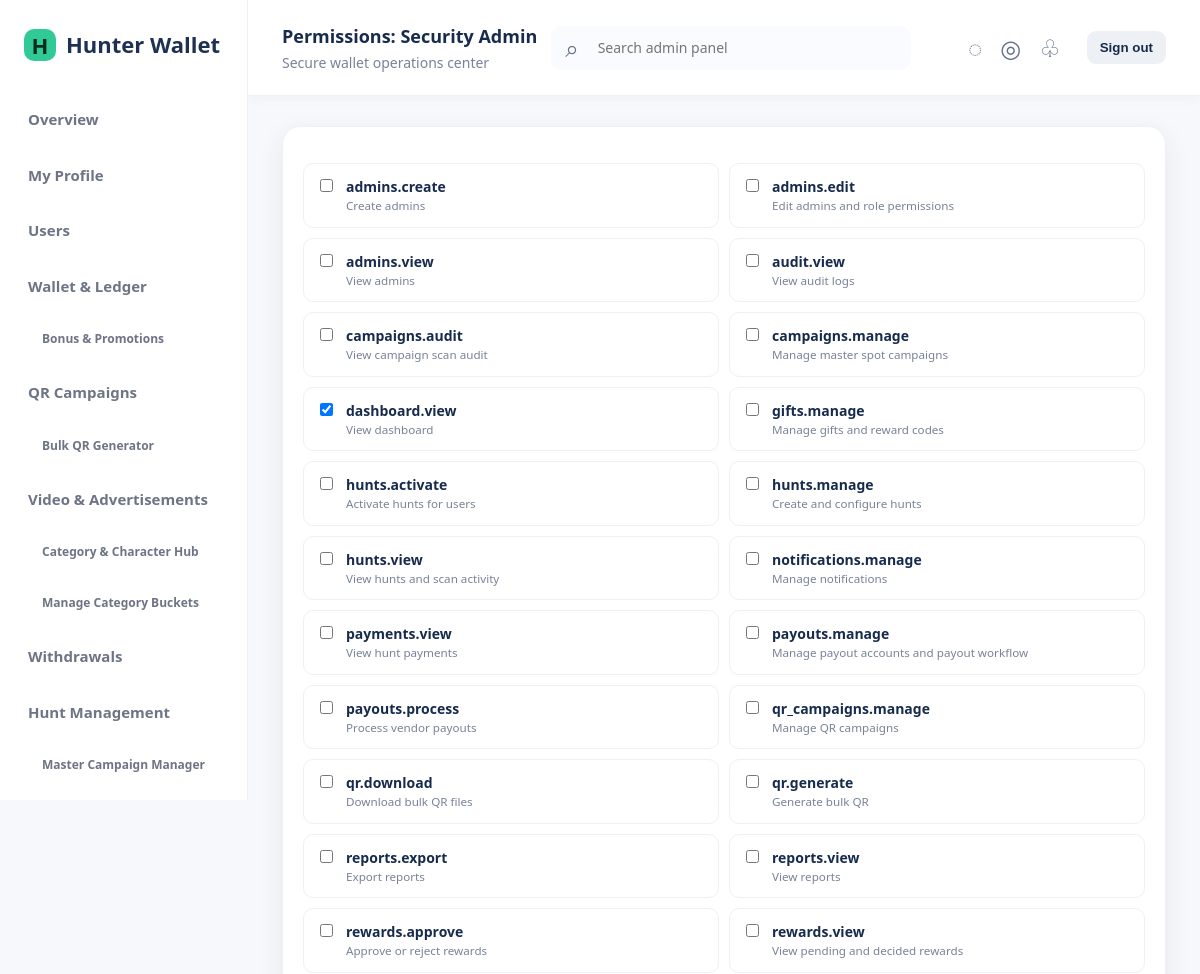
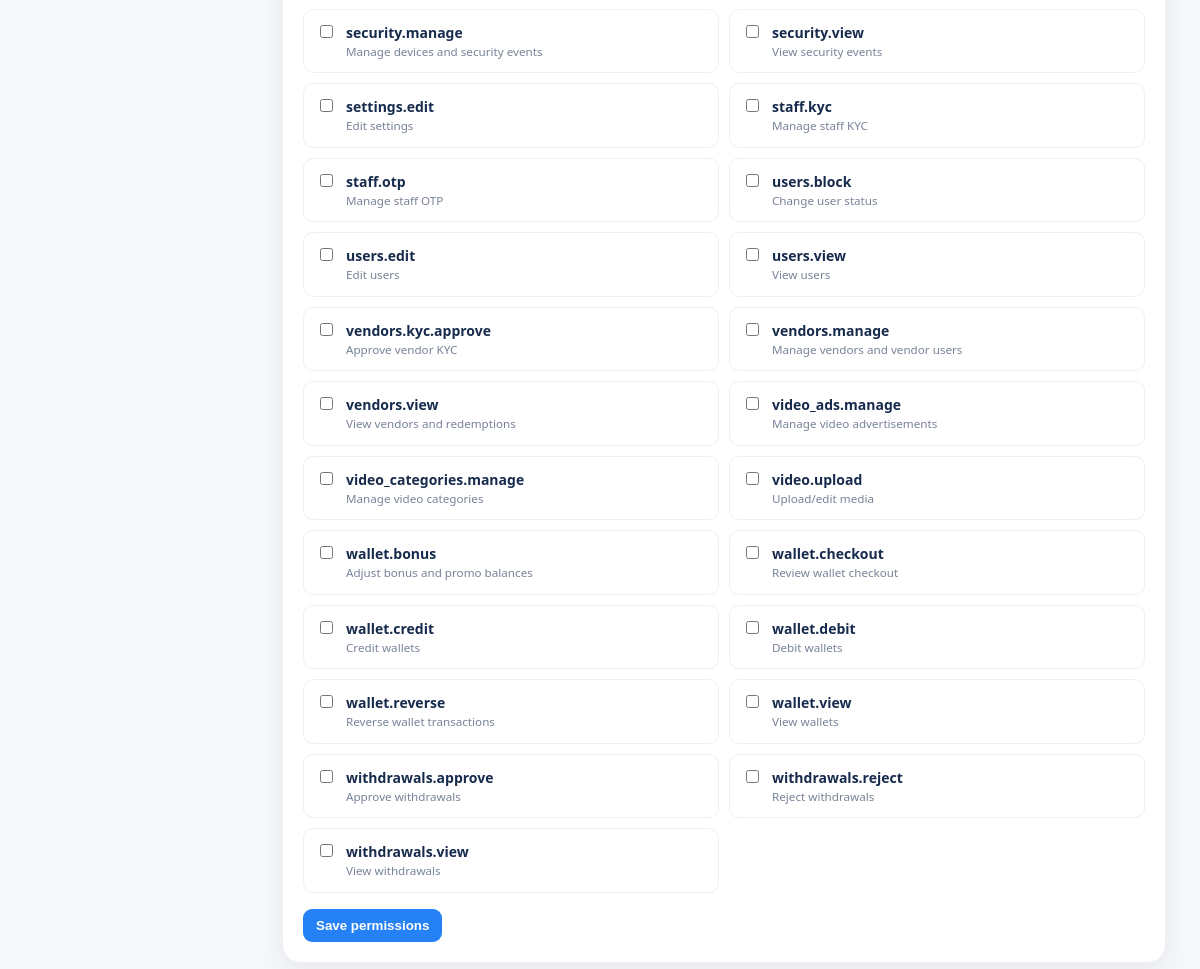
Screenshot of /admin/admins/permissions.php?role_id=4 (signed in) with the database file from the repository (2 pictures, top to bottom).
### tables this page shows
CREATE TABLE admin_permissions (id INT UNSIGNED AUTO_INCREMENT PRIMARY KEY, code VARCHAR(100) NOT NULL UNIQUE, description VARCHAR(255) NULL);

CREATE TABLE admin_roles (id INT UNSIGNED AUTO_INCREMENT PRIMARY KEY, name VARCHAR(80) NOT NULL UNIQUE, created_at DATETIME NOT NULL DEFAULT CURRENT_TIMESTAMP);

### config/database.php (called while the page is built, shortened)
<?php
function db(): PDO
{
    static $pdo;
    if ($pdo instanceof PDO) return $pdo;
    $dsn = sprintf('mysql:host=%s;port=%s;dbname=%s;charset=utf8mb4', env('DB_HOST', '127.0.0.1'), env('DB_PORT', '3306'), env('DB_NAME', 'hunter_wallet'));
    $pdo = new PDO($dsn, (string) env('DB_USER', 'root'), (string) env('DB_PASS', ''), [
        PDO::ATTR_ERRMODE => PDO::ERRMODE_EXCEPTION,
        PDO::ATTR_DEFAULT_FETCH_MODE => PDO::FETCH_ASSOC,
        PDO::ATTR_EMULATE_PREPARES => false,
    ]);
    return $pdo;
}

### includes/functions.php (called while the page is built, shortened)
<?php
function e(mixed $value): string { return htmlspecialchars((string) $value, ENT_QUOTES | ENT_SUBSTITUTE, 'UTF-8'); }

### includes/auth.php (called while the page is built, shortened)
<?php
function admin(): ?array
{
    static $cached = false;
    if ($cached !== false) return $cached;
    $stmt = db()->prepare('SELECT a.*, r.name role_name FROM admins a JOIN admin_roles r ON r.id=a.role_id WHERE a.id=? AND a.status="ACTIVE"');
    $stmt->execute([(int) $_SESSION['admin_id']]);
    return $cached = ($stmt->fetch() ?: null);
}
function require_admin(): void { if (!admin()) { flash('error', 'Please sign in.'); redirect('/admin/login.php'); } }

### includes/permissions.php (called while the page is built, shortened)
<?php
function permissions(): array
{
    static $items;
    if ($items !== null) return $items;
    $current = admin(); if (!$current) return $items = [];
    if ($current['role_name'] === 'Super Admin') return $items = ['*'];
    $stmt = db()->prepare('SELECT p.code FROM admin_permissions p JOIN admin_role_permissions rp ON rp.permission_id=p.id WHERE rp.role_id=?');
    $stmt->execute([$current['role_id']]); return $items = array_column($stmt->fetchAll(), 'code');
}
function can(string $permission): bool { $all = permissions(); return in_array('*', $all, true) || in_array($permission, $all, true); }
function require_permission(string $permission): void { require_admin(); if (!can($permission)) { http_response_code(403); exit('Forbidden'); } }

### admin/admins/permissions.php (the view)
<?php declare(strict_types=1);require dirname(__DIR__,2).'/includes/bootstrap.php';require_permission('admins.edit');$roleId=filter_var(input('role_id'),FILTER_VALIDATE_INT);if(!$roleId){http_response_code(404);exit('Not found');}$stmt=db()->prepare('SELECT * FROM admin_roles WHERE id=?');$stmt->execute([$roleId]);$role=$stmt->fetch();if(!$role){http_response_code(404);exit('Not found');}$permissions=db()->query('SELECT * FROM admin_permissions ORDER BY code')->fetchAll();if(is_post()){verify_csrf();if($role['name']==='Super Admin'){flash('error','Super Admin always has complete access.');}else{$chosen=array_map('intval',(array)($_POST['permissions']??[]));$valid=array_map('intval',array_column($permissions,'id'));$chosen=array_values(array_intersect($chosen,$valid));$pdo=db();$pdo->beginTransaction();try{$old=$pdo->prepare('SELECT permission_id FROM admin_role_permissions WHERE role_id=?');$old->execute([$roleId]);$before=array_map('intval',array_column($old->fetchAll(),'permission_id'));$pdo->prepare('DELETE FROM admin_role_permissions WHERE role_id=?')->execute([$roleId]);$insert=$pdo->prepare('INSERT INTO admin_role_permissions(role_id,permission_id) VALUES(?,?)');foreach($chosen as $permissionId)$insert->execute([$roleId,$permissionId]);audit_log((int)admin()['id'],'ROLE_PERMISSIONS_UPDATED','admins',(string)$roleId,$before,$chosen);$pdo->commit();flash('success','Role permissions updated.');}catch(Throwable $e){if($pdo->inTransaction())$pdo->rollBack();flash('error','Could not update permissions.');}}redirect('/admin/admins/permissions.php?role_id='.$roleId);}$currentStmt=db()->prepare('SELECT permission_id FROM admin_role_permissions WHERE role_id=?');$currentStmt->execute([$roleId]);$current=array_map('intval',array_column($currentStmt->fetchAll(),'permission_id'));$pageTitle='Permissions: '.$role['name'];require APP_ROOT.'/includes/header.php';?>
<section class="panel"><form method="post"><?=csrf_field()?><div class="permission-grid"><?php foreach($permissions as $p):?><label class="check-card"><input type="checkbox" name="permissions[]" value="<?=e($p['id'])?>" <?=in_array((int)$p['id'],$current,true)?'checked':''?> <?=$role['name']==='Super Admin'?'disabled':''?>><span><strong><?=e($p['code'])?></strong><small><?=e($p['description'])?></small></span></label><?php endforeach?></div><?php if($role['name']!=='Super Admin'):?><button class="btn">Save permissions</button><?php endif?></form></section><?php require APP_ROOT.'/includes/footer.php';

### assets/css/style.css (style rules this page uses)
:root { --navy:#12263f;--ink:#182534;--muted:#6c7b8a;--line:#e5eaf0;--bg:#f5f7fa;--green:#0d9f6e;--red:#d13c4d;--amber:#d78909;--blue:#2764d9;--white:#fff;--radius:14px;--shadow:0 8px 24px rgba(18,38,63,.07) }
* { box-sizing:border-box }
body { margin:0;background:var(--bg);color:var(--ink);font:14px/1.5 system-ui,-apple-system,BlinkMacSystemFont,"Segoe UI",sans-serif }
.card,.panel { background:white;border:1px solid var(--line);border-radius:var(--radius);box-shadow:var(--shadow) }
.panel { padding:20px;margin-bottom:20px }
.btn { appearance:none;border:0;border-radius:9px;background:var(--blue);color:white;padding:9px 13px;font-weight:700;cursor:pointer;display:inline-block }
input,select,textarea { font:inherit;border:1px solid #ccd5df;border-radius:9px;padding:10px 11px;background:white;min-height:40px }
.permission-grid { display:grid;grid-template-columns:repeat(2,minmax(0,1fr));gap:10px;margin:16px 0 }
.check-card { display:flex;gap:10px;align-items:flex-start;border:1px solid var(--line);border-radius:10px;padding:12px }
.check-card input { min-height:auto }
.check-card small { display:block;color:var(--muted) }
:root { --navy:#fff;--ink:#172b4d;--muted:#788397;--line:#edf0f5;--bg:#f7f8fb;--blue:#2781f6;--radius:18px;--shadow:0 8px 26px rgba(31,48,75,.08) }
.panel,.card { border-radius:18px;box-shadow:0 8px 26px rgba(31,48,75,.08) }

### rows the page displays
admin_permissions: code "admins.create", description "Create admins"
admin_permissions: code "admins.edit", description "Edit admins and role permissions"
admin_permissions: code "admins.view", description "View admins"
admin_permissions: code "audit.view", description "View audit logs"
admin_permissions: code "campaigns.audit", description "View campaign scan audit"
admin_permissions: code "campaigns.manage", description "Manage master spot campaigns"
admin_permissions: id.name "☑", code "dashboard.view", description "View dashboard"
admin_permissions: code "gifts.manage", description "Manage gifts and reward codes"
admin_permissions: code "hunts.activate", description "Activate hunts for users"
admin_permissions: code "hunts.manage", description "Create and configure hunts"
admin_permissions: code "hunts.view", description "View hunts and scan activity"
admin_permissions: code "notifications.manage", description "Manage notifications"
admin_permissions: code "payments.view", description "View hunt payments"
admin_permissions: code "payouts.manage", description "Manage payout accounts and payout workflow"
admin_permissions: code "payouts.process", description "Process vendor payouts"
admin_permissions: code "qr_campaigns.manage", description "Manage QR campaigns"
admin_permissions: code "qr.download", description "Download bulk QR files"
admin_permissions: code "qr.generate", description "Generate bulk QR"
admin_permissions: code "reports.export", description "Export reports"
admin_permissions: code "reports.view", description "View reports"
admin_permissions: code "rewards.approve", description "Approve or reject rewards"
admin_permissions: code "rewards.view", description "View pending and decided rewards"
admin_permissions: code "security.manage", description "Manage devices and security events"
admin_permissions: code "security.view", description "View security events"
admin_permissions: code "settings.edit", description "Edit settings"
admin_permissions: code "staff.kyc", description "Manage staff KYC"
admin_permissions: code "staff.otp", description "Manage staff OTP"
admin_permissions: code "users.block", description "Change user status"
admin_permissions: code "users.edit", description "Edit users"
admin_permissions: code "users.view", description "View users"
admin_permissions: code "vendors.kyc.approve", description "Approve vendor KYC"
admin_permissions: code "vendors.manage", description "Manage vendors and vendor users"
admin_permissions: code "vendors.view", description "View vendors and redemptions"
admin_permissions: code "video_ads.manage", description "Manage video advertisements"
admin_permissions: code "video_categories.manage", description "Manage video categories"
admin_permissions: code "video.upload", description "Upload/edit media"
admin_permissions: code "wallet.bonus", description "Adjust bonus and promo balances"
admin_permissions: code "wallet.checkout", description "Review wallet checkout"
admin_permissions: code "wallet.credit", description "Credit wallets"
admin_permissions: code "wallet.debit", description "Debit wallets"
admin_permissions: code "wallet.reverse", description "Reverse wallet transactions"
admin_permissions: code "wallet.view", description "View wallets"
admin_permissions: code "withdrawals.approve", description "Approve withdrawals"
admin_permissions: code "withdrawals.reject", description "Reject withdrawals"
admin_permissions: code "withdrawals.view", description "View withdrawals"

### other values shown
$brandName "Hunter Wallet"
$pageTitle "Permissions: Security Admin"
$pageSubtitle "Secure wallet operations center"
